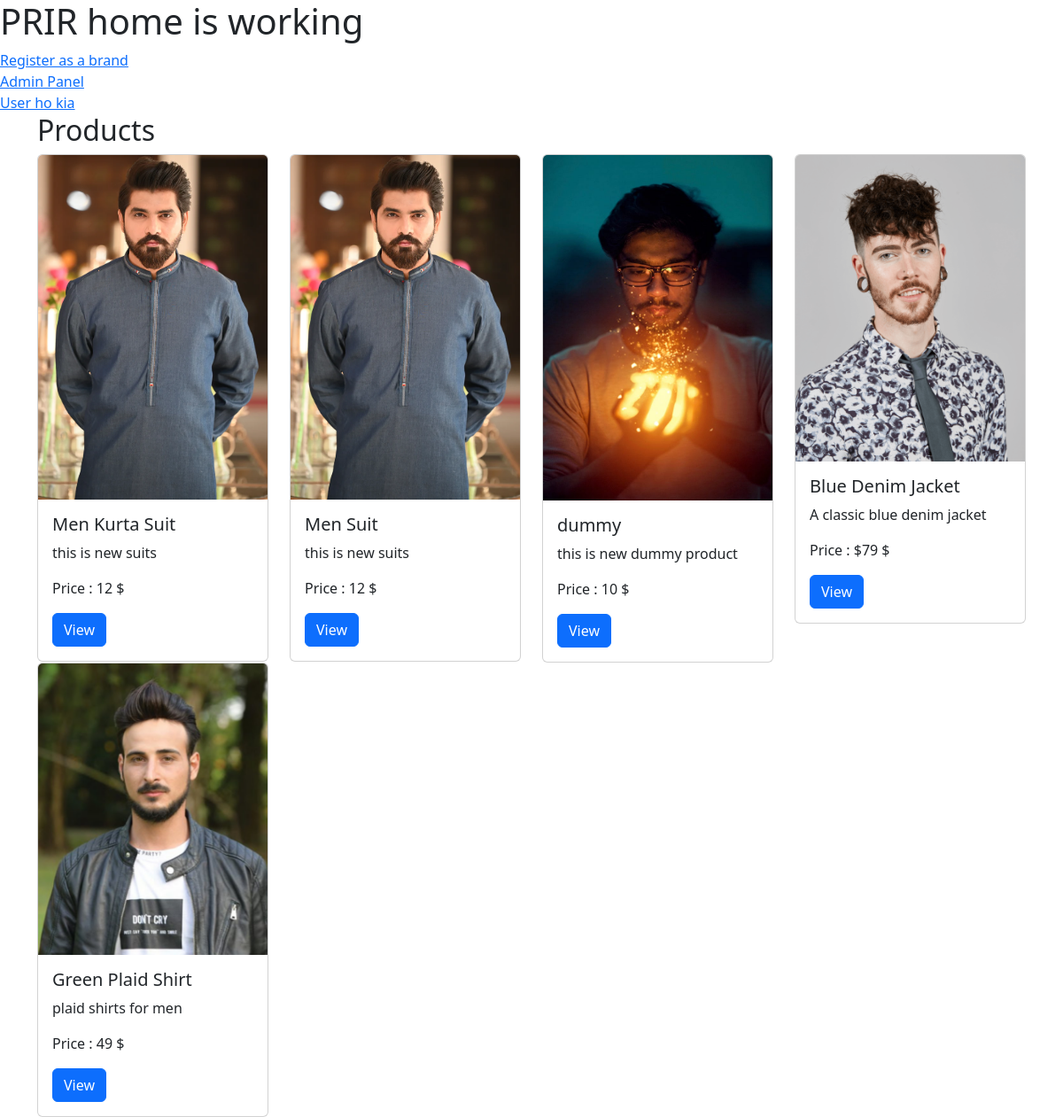
The page / on the database its author committed.
### app/models.py (models this page shows, shortened)
class Product(models.Model):
    Product_Name = models.CharField(max_length=40)
    Product_Price = models.CharField(max_length=20)
    Product_Category = models.CharField(max_length=20)
    Product_Description = models.TextField(max_length=50)
    Product_Stock = models.IntegerField(default=0)
    slug = models.SlugField(unique=True, null=True, blank=True)
    Product_Brand = models.ForeignKey(Brand, on_delete=models.CASCADE)

### app/views.py (the view)
# urls.py: path('',views.Index, name='index'),
def Index(request):
    products = Product.objects.all()                #retrive all products
    n=len(products)
    nslides = n//4 + ceil((n/4)-(n//4))
    productImages ={}
    for product in products:
        ProductImage = PImage.objects.filter(Product=product).values().first()
        productImages[product.id] = ProductImage
    print("this is query set")
    print(productImages)
    params={'no_of_slides':nslides, 'range':range(1, nslides), 'product':products,"PImage":productImages}
    return render(request, 'index.html',params)

### app/views.py (called while the page is built)
@register.filter
def get_item(dictionary, key):
    print("in get item")
    print(dictionary[key]['Product_Image'])
    return dictionary[key]['Product_Image']

### app/templates/index.html (shortened to what this page needs)
<!DOCTYPE html>
<html lang="en">
<head>
    <link href="https://cdn.jsdelivr.net/npm/bootstrap@5.3.0-alpha3/dist/css/bootstrap.min.css" rel="stylesheet">
</head>
<body>
<h1>PRIR home is working</h1>
<a href="/brand_register">Register as a brand</a>
<br>
<a href="/admin">Admin Panel</a>
<br>
<a href="/user">User ho kia</a><br>
{% block content %}
  <div class="container">
    <h2>Products</h2>
    <div class="row">
      {% for product in product %}
        <div class="col-md-3">
          <div class="card">
            <img src="/media/{{PImage|get_item:product.id}}" class="card-img-top" alt="{{ product.Product_Name }}">
             <div class="card-body">
              <h5 class="card-title">{{ product.Product_Name }}</h5>
              <p class="card-text">{{ product.Product_Description }}</p>
              <p class="card-text">Price : {{ product.Product_Price }} $</p>
              <a href="{% url 'get_single_product' product.slug %}" class="btn btn-primary">View</a>
            </div>
          </div>
        </div>
      {% endfor %}
    </div>
{% endblock %}
</div>
</body>
</html>

### rows shown on the page
Product: Product_Name "Men Kurta Suit", Product_Description "this is new suits", Product_Price "12"
Product: Product_Name "Men Suit", Product_Description "this is new suits", Product_Price "12"
Product: shows a picture, Product_Name "dummy", Product_Description "this is new dummy product", Product_Price "10"
Product: shows a picture, Product_Name "Blue Denim Jacket", Product_Description "A classic blue denim jacket", Product_Price "$79"
Product: shows a picture, Product_Name "Green Plaid Shirt", Product_Description "plaid shirts for men", Product_Price "49"
